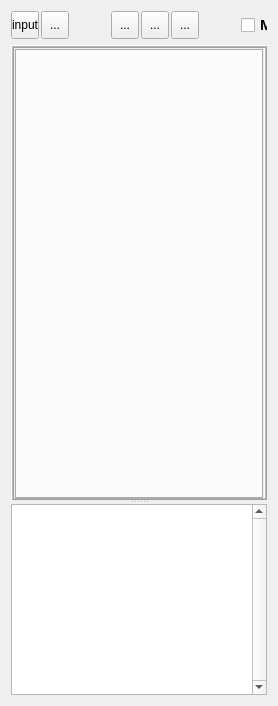
  <widget class="QWidget" name="centralwidget">
   <layout class="QVBoxLayout" name="verticalLayout_2">
    <item>
     <widget class="QFrame" name="frame">
      <property name="minimumSize">
       <size>
        <width>0</width>
        <height>28</height>
       </size>
      </property>
      <property name="maximumSize">
       <size>
        <width>16777215</width>
        <height>28</height>
       </size>
      </property>
      <property name="frameShape">
       <enum>QFrame::NoFrame</enum>
      </property>
      <property name="frameShadow">
       <enum>QFrame::Raised</enum>
      </property>
      <widget class="QToolButton" name="btnInput">
       <property name="geometry">
        <rect>
         <x>0</x>
         <y>0</y>
         <width>28</width>
         <height>28</height>
        </rect>
       </property>
       <property name="focusPolicy">
        <enum>Qt::TabFocus</enum>
       </property>
       <property name="toolTip">
        <string>Left Dock</string>
       </property>
       <property name="layoutDirection">
        <enum>Qt::LeftToRight</enum>
       </property>
       <property name="text">
        <string>input</string>
       </property>
       <property name="icon">
        <iconset resource="ResourceFiles/icons.qrc">
         <normaloff>:/newPrefix/images/input.png</normaloff>:/newPrefix/images/input.png</iconset>
       </property>
       <property name="iconSize">
        <size>
         <width>18</width>
         <height>18</height>
        </size>
       </property>
      </widget>
      <widget class="QToolButton" name="btnOutput">
       <property name="geometry">
        <rect>
         <x>30</x>
         <y>0</y>
         <width>28</width>
         <height>28</height>
        </rect>
       </property>
       <property name="focusPolicy">
        <enum>Qt::TabFocus</enum>
       </property>
       <property name="toolTip">
        <string>Right Dock</string>
       </property>
       <property name="text">
        <string>...</string>
       </property>
       <property name="icon">
        <iconset resource="ResourceFiles/icons.qrc">
         <normaloff>:/newPrefix/images/output.png</normaloff>:/newPrefix/images/output.png</iconset>
       </property>
       <property name="iconSize">
        <size>
         <width>18</width>
         <height>18</height>
        </size>
       </property>
      </widget>
      <widget class="QToolButton" name="btnTop">
       <property name="geometry">
        <rect>
         <x>160</x>
         <y>0</y>
         <width>28</width>
         <height>28</height>
        </rect>
       </property>
       <property name="focusPolicy">
        <enum>Qt::TabFocus</enum>
       </property>
       <property name="toolTip">
        <string>Top View</string>
       </property>
       <property name="text">
        <string>...</string>
       </property>
       <property name="icon">
        <iconset resource="ResourceFiles/icons.qrc">
         <normaloff>:/newPrefix/images/X-Y.png</normaloff>:/newPrefix/images/X-Y.png</iconset>
       </property>
       <property name="iconSize">
        <size>
         <width>22</width>
         <height>22</height>
        </size>
       </property>
      </widget>
      <widget class="QToolButton" name="btnFront">
       <property name="geometry">
        <rect>
         <x>100</x>
         <y>0</y>
         <width>28</width>
         <height>28</height>
        </rect>
       </property>
       <property name="focusPolicy">
        <enum>Qt::TabFocus</enum>
       </property>
       <property name="toolTip">
        <string>Front View</string>
       </property>
       <property name="text">
        <string>...</string>
       </property>
       <property name="icon">
        <iconset resource="ResourceFiles/icons.qrc">
         <normaloff>:/newPrefix/images/Z-X.png</normaloff>:/newPrefix/images/Z-X.png</iconset>
       </property>
       <property name="iconSize">
        <size>
         <width>22</width>
         <height>22</height>
        </size>
       </property>
      </widget>
      <widget class="QToolButton" name="btnSide">
       <property name="geometry">
        <rect>
         <x>130</x>
         <y>0</y>
         <width>28</width>
         <height>28</height>
        </rect>
       </property>
       <property name="focusPolicy">
        <enum>Qt::TabFocus</enum>
       </property>
       <property name="toolTip">
        <string>Side View</string>
       </property>
       <property name="text">
        <string>...</string>
       </property>
       <property name="icon">
        <iconset resource="ResourceFiles/icons.qrc">
         <normaloff>:/newPrefix/images/Z-Y.png</normaloff>:/newPrefix/images/Z-Y.png</iconset>
       </property>
       <property name="iconSize">
        <size>
         <width>22</width>
         <height>22</height>
        </size>
       </property>
      </widget>
      <widget class="QCheckBox" name="btn3D">
       <property name="geometry">
        <rect>
         <x>230</x>
         <y>0</y>
         <width>90</width>
         <height>28</height>
        </rect>
       </property>
       <property name="font">
        <font>
         <family>Arial</family>
         <pointsize>11</pointsize>
         <weight>75</weight>
         <italic>false</italic>
         <bold>true</bold>
         <underline>false</underline>
         <strikeout>false</strikeout>
        </font>
       </property>
       <property name="focusPolicy">
        <enum>Qt::TabFocus</enum>
       </property>
       <property name="toolTip">
        <string>3D Model</string>
       </property>
       <property name="text">
        <string>Model</string>
       </property>
      </widget>
      <widget class="QCheckBox" name="chkBxBeam">
       <property name="geometry">
        <rect>
         <x>325</x>
         <y>0</y>
         <width>90</width>
         <height>29</height>
        </rect>
       </property>
       <property name="font">
        <font>
         <family>Arial</family>
         <pointsize>11</pointsize>
         <weight>75</weight>
         <bold>true</bold>
        </font>
       </property>
       <property name="focusPolicy">
        <enum>Qt::TabFocus</enum>
       </property>
       <property name="toolTip">
        <string>Beam only</string>
       </property>
       <property name="text">
        <string>Beam</string>
       </property>
      </widget>
      <widget class="QCheckBox" name="chkBxCol">
       <property name="geometry">
        <rect>
         <x>420</x>
         <y>0</y>
         <width>101</width>
         <height>29</height>
        </rect>
       </property>
       <property name="font">
        <font>
         <family>Arial</family>
         <pointsize>11</pointsize>
         <weight>75</weight>
         <bold>true</bold>
        </font>
       </property>
       <property name="focusPolicy">
        <enum>Qt::TabFocus</enum>
       </property>
       <property name="toolTip">
        <string>Column only</string>
       </property>
       <property name="text">
        <string>Column</string>
       </property>
      </widget>
      <widget class="QCheckBox" name="chkBxFinplate">
       <property name="geometry">
        <rect>
         <x>530</x>
         <y>0</y>
         <width>101</width>
         <height>29</height>
        </rect>
       </property>
       <property name="font">
        <font>
         <family>Arial</family>
         <pointsize>11</pointsize>
         <weight>75</weight>
         <bold>true</bold>
        </font>
       </property>
       <property name="focusPolicy">
        <enum>Qt::TabFocus</enum>
       </property>
       <property name="toolTip">
        <string>Finplate only</string>
       </property>
       <property name="text">
        <string>Fin Plate</string>
       </property>
      </widget>
     </widget>
    </item>
    <item>
     <widget class="QSplitter" name="splitter">
      <property name="orientation">
       <enum>Qt::Vertical</enum>
      </property>
      <widget class="QFrame" name="frame_2">
       <property name="minimumSize">
        <size>
         <width>0</width>
         <height>100</height>
        </size>
       </property>
       <property name="frameShape">
        <enum>QFrame::Box</enum>
       </property>
       <property name="frameShadow">
        <enum>QFrame::Raised</enum>
       </property>
       <property name="lineWidth">
        <number>1</number>
       </property>
       <property name="midLineWidth">
        <number>1</number>
       </property>
       <layout class="QVBoxLayout" name="verticalLayout">
        <property name="leftMargin">
         <number>1</number>
        </property>
        <property name="topMargin">
         <number>1</number>
        </property>
        <property name="rightMargin">
         <number>1</number>
        </property>
        <property name="bottomMargin">
         <number>1</number>
        </property>
        <item>
         <widget class="QTabWidget" name="mytabWidget">
          <property name="minimumSize">
           <size>
            <width>0</width>
            <height>450</height>
           </size>
          </property>
          <property name="font">
           <font>
            <pointsize>8</pointsize>
            <weight>75</weight>
            <italic>true</italic>
            <bold>true</bold>
           </font>
          </property>
          <property name="focusPolicy">
           <enum>Qt::NoFocus</enum>
          </property>
          <property name="styleSheet">
           <string notr="true">QTabBar::tab { height: 75px; width: 1px;  }</string>
          </property>
          <property name="tabPosition">
           <enum>QTabWidget::West</enum>
          </property>
          <property name="currentIndex">
           <number>-1</number>
          </property>
         </widget>
        </item>
       </layout>
      </widget>
      <widget class="QTextEdit" name="textEdit">
       <property name="minimumSize">
        <size>
         <width>0</width>
         <height>125</height>
        </size>
       </property>
       <property name="maximumSize">
        <size>
         <width>16777215</width>
         <height>16777215</height>
        </size>
       </property>
       <property name="verticalScrollBarPolicy">
        <enum>Qt::ScrollBarAlwaysOn</enum>
       </property>
       <property name="readOnly">
        <bool>true</bool>
       </property>
       <property name="overwriteMode">
        <bool>true</bool>
       </property>
      </widget>
     </widget>
    </item>
   </layout>
  </widget>
